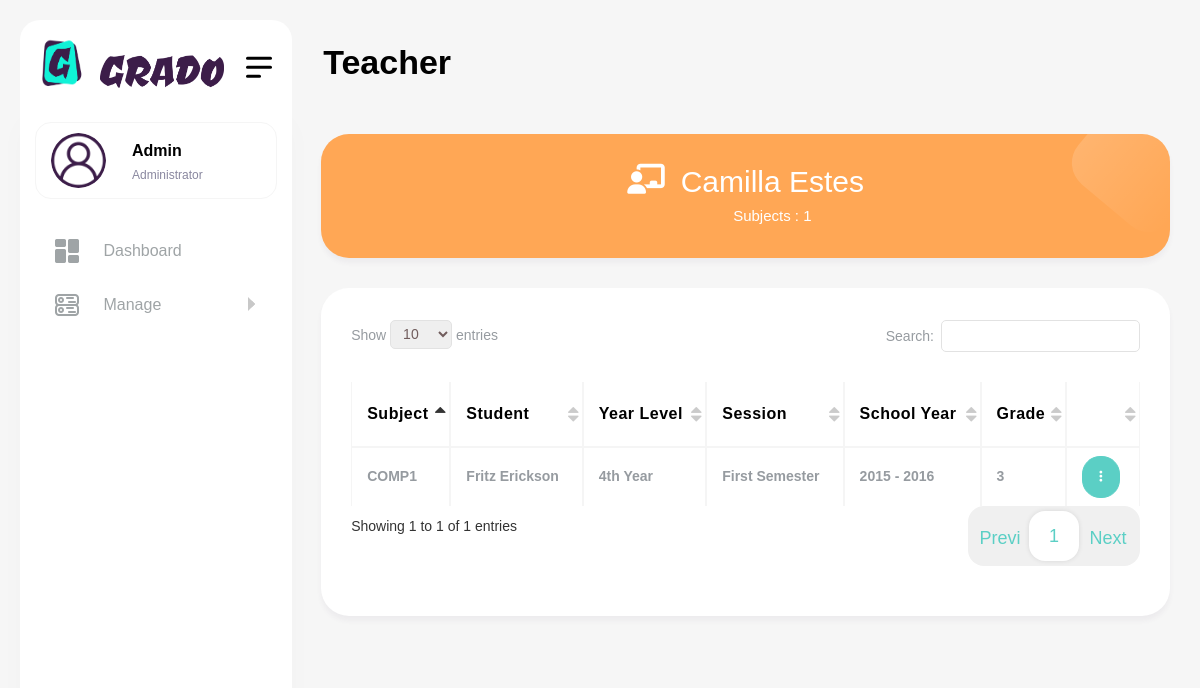
/admin/index.php?page=teacher&id=9 (signed in), run on the app's committed database.
### tables this page shows
CREATE TABLE `teachers` (
  `id` int(11) NOT NULL,
  `username` text DEFAULT NULL,
  `email` text DEFAULT NULL,
  `password` text DEFAULT NULL,
  `first_name` text DEFAULT NULL,
  `last_name` text DEFAULT NULL,
  `status` text NOT NULL DEFAULT 'pending',
  `created_at` datetime NOT NULL DEFAULT current_timestamp()
);

CREATE TABLE `student_subjects` (
  `id` int(11) NOT NULL,
  `student_id` int(11) NOT NULL,
  `curriculum_id` int(11) NOT NULL,
  `subject_id` int(11) NOT NULL,
  `teacher_id` int(11) NOT NULL,
  `grade` text DEFAULT NULL
);

CREATE TABLE `subjects` (
  `id` int(11) NOT NULL,
  `course_id` int(11) NOT NULL,
  `subject_code` text NOT NULL,
  `subject_description` text NOT NULL,
  `subject_units` text NOT NULL,
  `grade` text NOT NULL DEFAULT 'null',
  `status` text NOT NULL DEFAULT 'close',
  `created_at` datetime NOT NULL DEFAULT current_timestamp()
);

CREATE TABLE `students` (
  `id` int(11) NOT NULL,
  `course_id` int(11) NOT NULL,
  `id_number` text NOT NULL,
  `email` text NOT NULL,
  `password` text NOT NULL,
  `first_name` text NOT NULL,
  `last_name` text NOT NULL,
  `status` text NOT NULL DEFAULT 'pending',
  `created_at` datetime NOT NULL DEFAULT current_timestamp(),
  `parents_email` text NOT NULL,
  `parents_otp` text NOT NULL,
  `verify_email` varchar(255) NOT NULL,
  `verify_parents_email` varchar(255) NOT NULL
);

CREATE TABLE `curriculums` (
  `id` int(11) NOT NULL,
  `student_id` int(11) NOT NULL,
  `curriculum_year_level` text NOT NULL,
  `curriculum_session` text NOT NULL,
  `curriculum_school_year` text NOT NULL,
  `created_at` datetime NOT NULL DEFAULT current_timestamp()
);

### autoload.php (called while the page is built, shortened)
<?php
function myAutoLoader($className){
    $classes_path = "classes/";
    $models_path = "models/";
    $extension = ".php";
    $filename = $className . $extension;
}

### classes/Database.php (called while the page is built, shortened)
<?php
class Database{
    protected static $instance = null;
    private $pdo, $query, $error = false, $results, $count = 0, $lastInsertId = null;
    private function __construct(){
        try{
            $this->pdo = new PDO('mysql:host='.Config::get('mysql/host').';dbname='.Config::get('mysql/database'), Config::get('mysql/user'), Config::get('mysql/password'), Config::get('mysql/options'));
        }catch(PDOException $e){
            die('Could not connect to database.'.$e->getMessage());
        }
    }
    public static function getInstance(){
        if(!isset(self::$instance)){
            self::$instance = new Database();
        }
        return self::$instance;
    }
    public function query($sql, $params = []){
        if($this->query = $this->pdo->prepare($sql)){
            $x = 1;
            if(count($params)){
                foreach($params as $param){
                    $this->query->bindValue($x, $param);
                    $x++;
                }
            }
            if($this->query->execute()){
                $this->results = $this->query->fetchAll(PDO::FETCH_OBJ);
                $this->count = $this->query->rowCount();
            }else{
                $this->error = true;
            }
        }
        return $this;
    }
    public function results(){
        return $this->results;
    }
    public function first(){
        if($this->count()){
            return $this->results()[0];
        }
    }
    public function count(){
        return $this->count;
    }
}

### classes/Input.php (called while the page is built, shortened)
<?php
class Input{
    public static function get($item){
        if(isset($_POST[$item])){
            return $_POST[$item];
        }elseif(isset($_GET[$item])){
            return $_GET[$item];
        }
        return '';
    }
}

### classes/Model.php (called while the page is built, shortened)
<?php
class Model{
    protected $db, $table, $data, $error = false, $results, $count, $lastInsertId;
    public function __construct($table){
        $this->db = Database::getInstance();
        $this->table = $table;
    }
    public function findById($id){
        $this->db->query("SELECT * FROM {$this->table} WHERE id = ?", [$id]);
        if($this->db->count() > 0){
            return $this->db->first();
        }
    }
    public function findAll($order = ''){
        $this->db->query("SELECT * FROM {$this->table} {$order}");
        return $this->db->results();
    }
}

### classes/Config.php (called while the page is built, shortened)
<?php
class Config
{
    private static $config = [
        'mysql' => [
            'host' => 'localhost',
            'user' => 'root',
            'password' => '',
            'database' => 'grade',
            'options' => [
                PDO::ATTR_ERRMODE => PDO::ERRMODE_EXCEPTION,
                PDO::ATTR_DEFAULT_FETCH_MODE => PDO::FETCH_OBJ,
                PDO::ATTR_EMULATE_PREPARES => false
            ]
        ],
        'app' => [
            'name' => 'Grado',
            'url' => 'http://localhost/grado',
            'version' => '1.0.0',
            'debug' => true
        ],
        'mail' => [
            'host' => 'smtp.gmail.com',
            'port' => 587,
            'username' => 'angelnino.ortega.pixel8@gmail.com',
            'password' => 'ztcvbpolateijnbc',
            'from' => 'angelnino.ortega.pixel8@gmail.com',
            'name' => 'Grado'
        ],
        'pages' => [
            'dashboard' => 'dashboard',
            'curriculums' => 'curriculums',
            'curriculum' => 'curriculum',
            'subjects' => 'subjects',
            'subject' => 'subject',
            'students' => 'students',
            'student' => 'student',
            'teachers' => 'teachers',
            'teacher' => 'teacher',
            'courses' => 'courses',
            'course' => 'course',
            'add-grade' => 'add-grade',
            'users' => 'users',
            'profile' => 'profile',
            'logout' => 'logout'
        ]
    ];
    public static function get($path = null)
    {
        if ($path) {
            $config = self::$config;
            $path = explode('/', $path);
            foreach ($path as $bit) {
                if (isset($config[$bit])) {
                    $config = $config[$bit];
                }
            }
            return $config;
        }
        return false;
    }
}

### models/Subject.php (called while the page is built, shortened)
<?php
class Subject extends Model{
    public function get_subject_code($subject_id){
        $this->db->query("SELECT * FROM subjects WHERE id = {$subject_id}");
        return $this->db->first()->subject_code;
    }
}

### models/Student.php (called while the page is built, shortened)
<?php
class Student extends Model{
    public function get_full_name($id){
        $this->db->query("SELECT * FROM students WHERE id = {$id}");
        $student = $this->db->first();
        return $student->first_name . ' ' . $student->last_name;
    }
}

### models/Curriculum.php (called while the page is built, shortened)
<?php
class Curriculum extends Model{
    public function get_curriculum_info($curriculum_id){
        $this->db->query("SELECT * FROM curriculums WHERE id = {$curriculum_id}");
        return $this->db->first();
    }
}

### admin/teacher.php (the view, shortened to what this page needs)
<?php
$student_subjects = new StudentSubject();
$subject = new Subject();
$student = new Student();
$curriculum = new Curriculum();
$teacher = new Teacher();
$ss = $student_subjects->findAll('WHERE teacher_id = ' . Input::get('id'));
$t = $teacher->findById(Input::get('id'));
?>
<div class="container-fluid">
    <div class="row invoice-card-row">
        <div class="col-sm-12">
            <a class="card bg-warning invoice-card text-decoration-none" href="javascript:void(0)">
                <div class="card-body d-flex mx-auto">
                    <div class="me-3">
                        <i class="fas fa-chalkboard-teacher fs-30 text-white"></i>
                    </div>
                    <div class="text-center">
                        <h2 class="text-white invoice-num">
                            <?= $t->first_name . ' ' . $t->last_name ?>
                        </h2>
                        <span class="text-white fs-18">
                            Subjects : <?= count($ss) ?>
                        </span>
                    </div>
                </div>
            </a>
        </div>
    </div>
    <div class="card">
    <div class="card-body">
    <div class="table-responsive">
        <table class="table table-hover table-bordered datatable" style="width:100%;">
            <thead>
                <tr>
                    <th>Subject</th>
                    <th>Student</th>
                    <th>Year Level</th>
                    <th>Session</th>
                    <th>School Year</th>
                    <th>Grade</th>
                    <th></th>
                </tr>
            </thead>
            <tbody>
                <?php foreach($ss as $s): ?>
                    <?php $cur = $curriculum->get_curriculum_info($s->curriculum_id); ?>
                <tr>
                    <td><?= $subject->get_subject_code($s->subject_id) ?></td>
                    <td><?= $student->get_full_name($s->student_id) ?></td>
                    <td><?= $cur->curriculum_year_level ?></td>
                    <td><?= $cur->curriculum_session ?></td>
                    <td><?= $cur->curriculum_school_year ?></td>
                    <td><?= ($s->grade == 0) ? 'N/A' : $s->grade ?></td>
                    <td>
                        <div class="dropdown">
                            <a href="javascript:void(0)" class="btn btn-primary btn-sm" data-bs-toggle="dropdown">
                                <i class="fas fa-ellipsis-v"></i>
                            </a>
                        </div>
                    </td>
                </tr>
                <?php endforeach; ?>
            </tbody>
        </table>
    </div>
    </div>
    </div>
</div>

### data on the page
teachers: first_name "Camilla", last_name "Estes"
student_subjects: subject.subject_code "COMP1", student.last_name "Fritz Erickson", curriculum.curriculum_year_level "4th Year", curriculum.curriculum_session "First Semester", curriculum.curriculum_school_year "2015 - 2016", grade "3"

### other printed values
$title "Teacher"
count($ss) "1"
